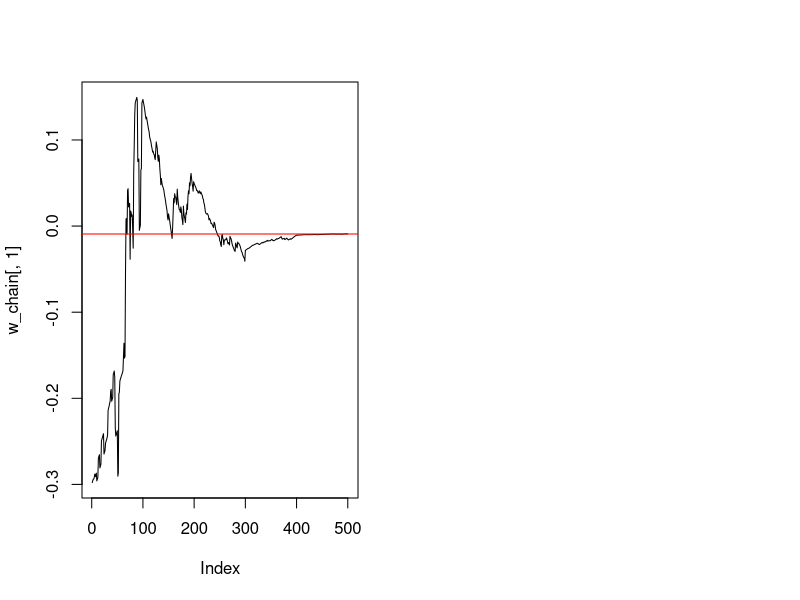

This chart was generated by the following R code: (Note: this script raises an error after producing the figure.)
library(numDeriv)
library(nloptr)

set.seed(2023)

#Dataset S_n generated from data generation probability g()
data_generating_model <- function(n,w) {
  z <- rep( NaN, times=n*2 )
  z <- matrix(z, nrow = n, ncol = 2)
  z[,1] <- runif(n, min = -10, max = 10)
  p <- w[1] + w[2]*z[,1] 
  p <- exp(p) / (1+exp(p))
  z[,2] <- rbinom(n, size = 1, prob = p)
  return(z)
}


#n=500, real values for unkown w = (0,1)
n_obs <- 500
w_true <- c(0,1)  
z_obs <- data_generating_model(n = n_obs, w = w_true) 
w_true <- as.numeric(glm(z_obs[,2]~ 1+ z_obs[,1],family = "binomial" )$coefficients)

#Prediction rule
prediction_rule <- function(x,w) {
  h <- w[1]+w[2]*x
  h <- exp(h) / (1.0 + exp(h) )
  return (h)
}

#Loss function
loss_fun <- function(w,z) {
  x = z[1]
  y = z[2]
  h <- prediction_rule(x,w)
  ell <- -y*log(h) - (1-y)*log(1-h)
  return (ell)
}

#Empirical Risk Function
empirical_risk_fun <- function(w,z,n) {
  x = z[,1]
  y = z[,2]
  R <- 0.0
  for (i in 1:n) {
    R <- R + loss_fun(w,z[i,])
  }
  R <- R / n
  return (R)
}

#Learning rate function eta_t = t/t_0
learning_rate <-function(t,t0=3) {
  eta <- t0 / t
  return( eta )
}

#Function returns gradient of loss function at values w,z
grad_loss_fun <- function(w,z) {
  x = z[1]
  y = z[2]
  h <- prediction_rule(x,w)
  grd <- c(h-y, (h-y)*x)
  return (grd)
}

#Fct returns gradient of risk function at values w and using
#dataset z size nx2
grad_risk_fun <- function(w,z,n) {
  grd <- 0.0
  for (i in 1:n) {
    grd <- grd + grad_loss_fun(w,z[i,])
  }
  grd <- grd / n
  return (grd)
}

#Stochastic Variance Reduced Gradient
set.seed(2023)
n_obs <- 100000
w_true <- c(0,1)  
z_obs <- data_generating_model(n = n_obs, w = w_true)
w_true <- as.numeric(glm(z_obs[,2]~ 1+ z_obs[,1],family = "binomial" )$coefficients)

#SVRG algorithm eta_t = 0.5, batch size m=1 (online), kappa=100
#controlling number of snapshots, T=500, seed (-0.3,3)
m <- 1
eta <- 0.5
Tmax <- 500
kappa <- 100
Qstop <- 0 
t <- 0
#
#seeds
w_seed <- c(-0.3,3.0)
w <- w_seed
w_chain <- c()
cv_w <- w  
erf_fun <- function(w, z = z_obs, n=n_obs) {
  return( empirical_risk_fun(w, z, n) ) 
}
cv_grad_risk <- numDeriv::grad( erf_fun, cv_w ) #control variate
#
while ( Qstop == 0 ) {
  # counter
  t <- t +  1
  cat( t ) ; cat( ' ' ) ## counter added for display reasons
  # step 1: update  
  J <- sample.int(n = n_obs, size = m, replace = TRUE)
  if (m==1) {
    zbatch <- matrix(z_obs[J,],1,2)
  }
  else {
    zbatch <- z_obs[J,]
  }
  #eta <- learning_rate( t )
  erf_fun <- function(w, z = zbatch, n=m) {
    return( empirical_risk_fun(w, z, n) ) 
  }
  w <- w - eta * (numDeriv::grad( erf_fun, w ) -numDeriv::grad( erf_fun, cv_w ) +cv_grad_risk )
  #w <- w - eta * grad_risk_fun( w, zbatch, m )
  # record
  w_chain <- rbind(w_chain, w)
  # control variate step
  if ( (t %% kappa) == 0) {
    cv_w <- w  
    erf_fun <- function(w, z = z_obs, n=n_obs) {
      return( empirical_risk_fun(w, z, n) ) 
    }
    cv_grad_risk <- numDeriv::grad( erf_fun, cv_w ) #controle variate
  }
  # step 2: check for termination 
  if ( t>= Tmax ) {
    Qstop <- 1
  }
}

par(mfrow=c(1,2))
plot(w_chain[,1], type='l') 
+ abline(h=w_true[1], col='red')

plot(w_chain[,2], type='l') 
+abline(h=w_true[2], col='red')


#Changing kappa
m <- 1
eta <- 0.5
Tmax <- 500
kappa <- 10
Qstop <- 0 
t <- 0
#
#seeds
w_seed <- c(-0.3,3.0)
w <- w_seed
w_chain <- c()
cv_w <- w  
erf_fun <- function(w, z = z_obs, n=n_obs) {
  return( empirical_risk_fun(w, z, n) ) 
}
cv_grad_risk <- numDeriv::grad( erf_fun, cv_w ) #control variate
#
while ( Qstop == 0 ) {
  # counter
  t <- t +  1
  cat( t ) ; cat( ' ' ) ## counter added for display reasons
  # step 1: update  
  J <- sample.int(n = n_obs, size = m, replace = TRUE)
  if (m==1) {
    zbatch <- matrix(z_obs[J,],1,2)
  }
  else {
    zbatch <- z_obs[J,]
  }
  #eta <- learning_rate( t )
  erf_fun <- function(w, z = zbatch, n=m) {
    return( empirical_risk_fun(w, z, n) ) 
  }
  w <- w - eta * (numDeriv::grad( erf_fun, w ) -numDeriv::grad( erf_fun, cv_w ) +cv_grad_risk )
  #w <- w - eta * grad_risk_fun( w, zbatch, m )
  # record
  w_chain <- rbind(w_chain, w)
  # control variate step
  if ( (t %% kappa) == 0) {
    cv_w <- w  
    erf_fun <- function(w, z = z_obs, n=n_obs) {
      return( empirical_risk_fun(w, z, n) ) 
    }
    cv_grad_risk <- numDeriv::grad( erf_fun, cv_w ) #controle variate
  }
  # step 2: check for termination 
  if ( t>= Tmax ) {
    Qstop <- 1
  }
}

plot(w_chain[,1], type='l') 
+ abline(h=w_true[1], col='red')

plot(w_chain[,2], type='l') 
+abline(h=w_true[2], col='red')

#reducing κ, increases the number of snapshots, reduces the
#variance in the gradients, reduces the variance of the trace, 
#and hence aims at making the upper bound of the error smaller